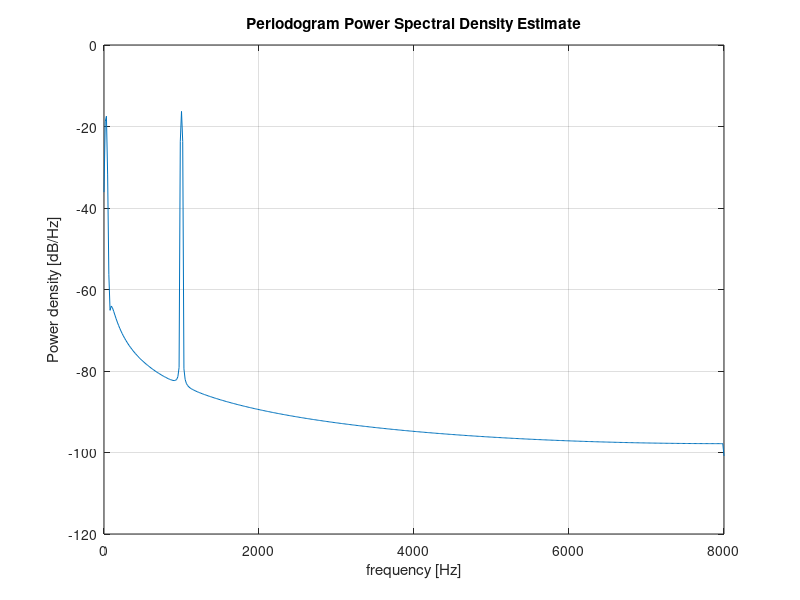

This figure's MATLAB source:
% サンプリング周波数
fs = 16000;

% 信号の時間軸を定義
t = 0:1/fs:1; % 1秒間の時間軸を作成

% 正弦波を生成
f = 1000;
f_ = 25;
x = sin(2*pi*f*t);
x_= sin(2*pi*f_*t);
y = x + x_;
plot(t, y);

% ハミング窓を作成
w = hamming(1024);

% 入力信号を長さ1024に切り出す
x_cut = y(1:1024);

% パワースペクトルを表示
periodogram(x_cut, w, 1024, fs);